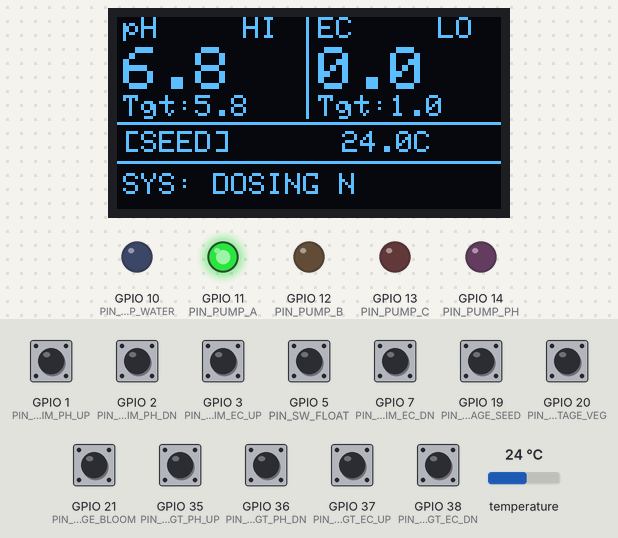
Simulated run of this program. Board: ESP32-S3. Shown: 128×64 one-colour display, output pins drawn as LEDs (lit = HIGH). The inputs (shaded band) are chosen by the test bench; at power-on: GPIO 1 (PIN_BTN_SIM_PH_UP), GPIO 2 (PIN_BTN_SIM_PH_DN), GPIO 3 (PIN_BTN_SIM_EC_UP), GPIO 7 (PIN_BTN_SIM_EC_DN), GPIO 19 (PIN_BTN_STAGE_SEED), GPIO 20 (PIN_BTN_STAGE_VEG), GPIO 21 (PIN_BTN_STAGE_BLOOM), GPIO 35 (PIN_BTN_TGT_PH_UP), GPIO 36 (PIN_BTN_TGT_PH_DN), GPIO 37 (PIN_BTN_TGT_EC_UP), GPIO 38 (PIN_BTN_TGT_EC_DN) HIGH, GPIO 5 (PIN_SW_FLOAT) LOW, temperature 24 °C.

Above: at 1.2 s.
1.3 s: GPIO 20 (PIN_BTN_STAGE_VEG) pulled LOW for 0.15 s
At 2.1 s:
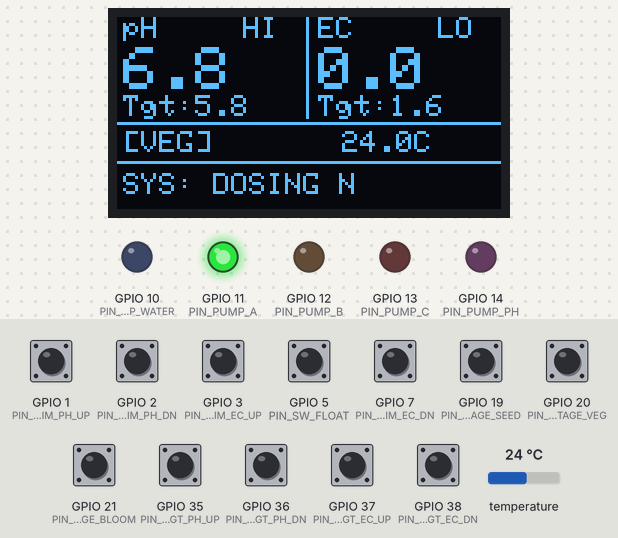
7.5 s: GPIO 19 (PIN_BTN_STAGE_SEED) pulled LOW for 0.15 s
At 9.5 s:
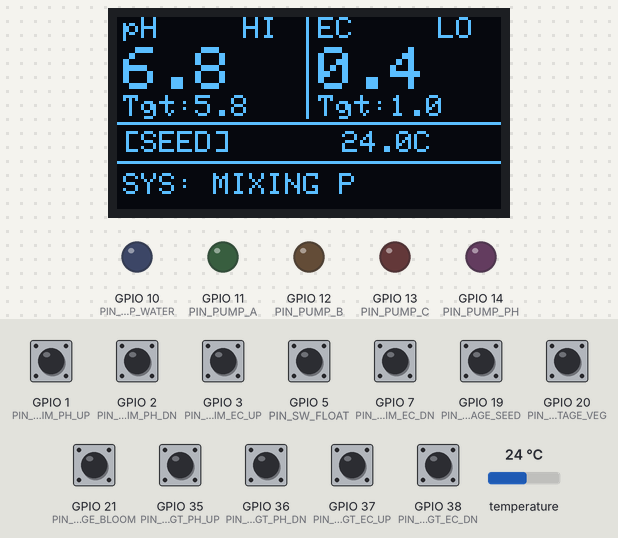
12.5 s: GPIO 21 (PIN_BTN_STAGE_BLOOM) pulled LOW for 0.15 s
At 13.0 s:
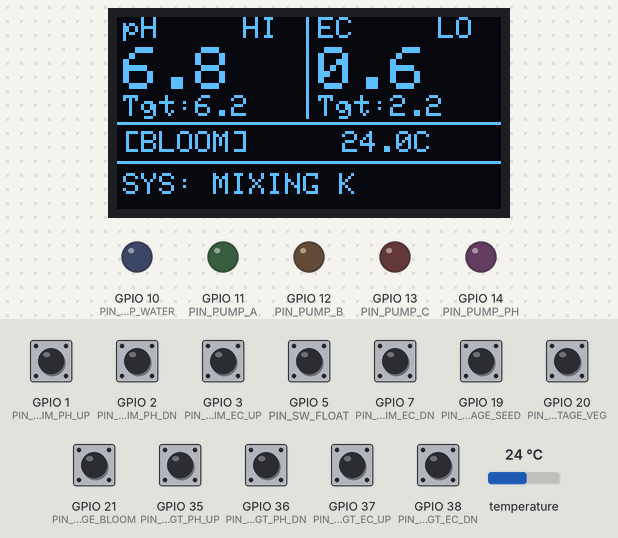
16.5 s: GPIO 19 (PIN_BTN_STAGE_SEED) pulled LOW for 1 s
At 17.8 s:
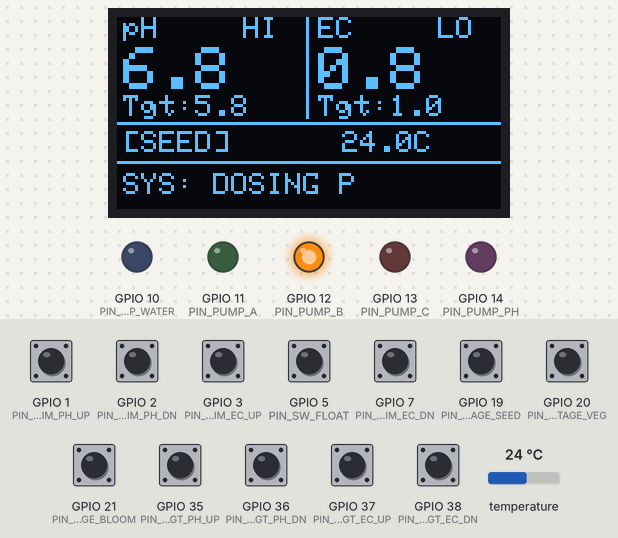
20.0 s: GPIO 7 (PIN_BTN_SIM_EC_DN) pulled LOW for 0.15 s
At 21.3 s:
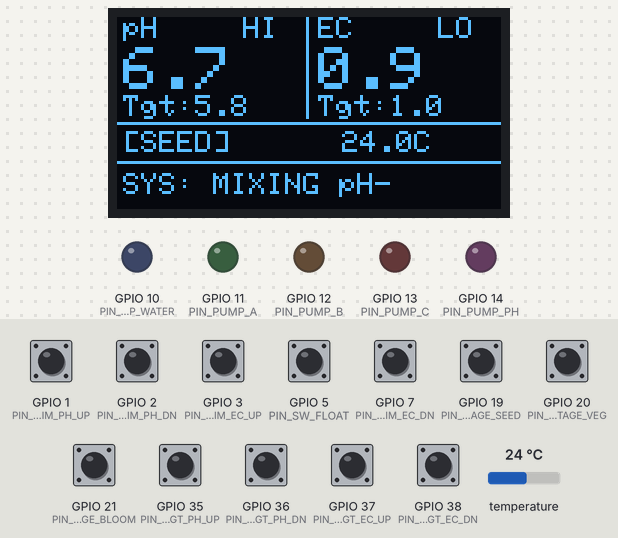
24.5 s: GPIO 3 (PIN_BTN_SIM_EC_UP) pulled LOW for 1 s
At 26.1 s:
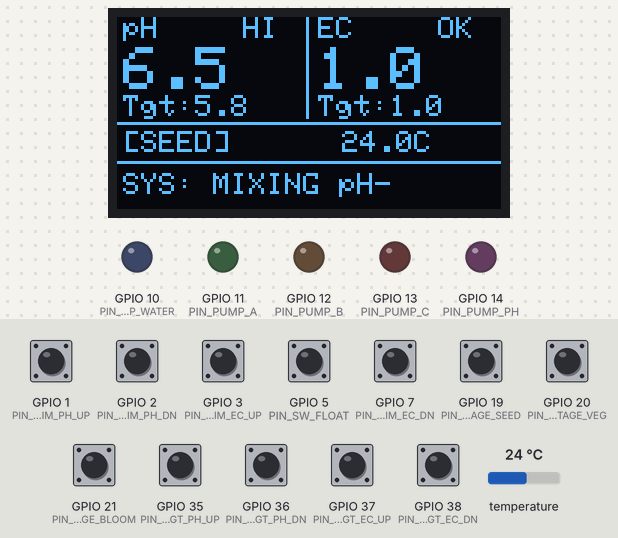
Timing chart, 0 to 44.7 s (numbered marks = the images above; inputs shaded):
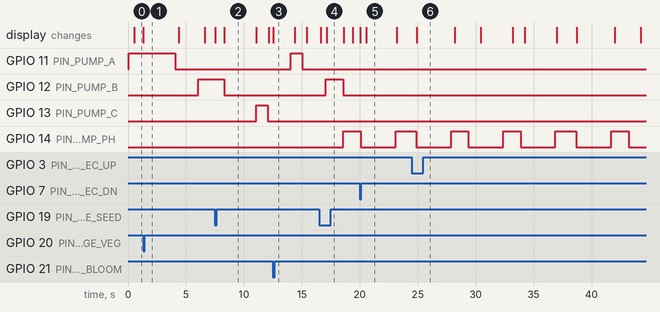

Measured:
- after the input at 1.3 s, GPIO 11 (PIN_PUMP_A): HIGH → LOW after 2.8 s instead of 0.28 s; the display: changes at once (image 1)
- after the input at 7.5 s, the display: first changes at once (image 2 shows a later state)
- after the input at 12.5 s, the display: changes at once (image 3)
- after the input at 16.5 s, GPIO 14 (PIN_PUMP_PH): LOW → HIGH after 2.1 s; the display: first changes after 0.14 s (image 4 shows a later state)
- after the input at 20.0 s, the display: first changes at once (image 5 shows a later state)
- after the input at 24.5 s, the display: first differs from a run without the input after 0.43 s (image 6)
- what the display in image 2 shows lasts 2.8 s, from 8.3 s to 11.1 s

The program:

main.cpp
```cpp
#include <Wire.h>
#include <Adafruit_GFX.h>
#include <Adafruit_SSD1306.h>
#include <OneWire.h>
#include <DallasTemperature.h>

// --- RELAY CONFIGURATION ---
#define PUMP_ON HIGH
#define PUMP_OFF LOW

// --- DISPLAY SETUP ---
#define SCREEN_WIDTH 128
#define SCREEN_HEIGHT 64
Adafruit_SSD1306 display(SCREEN_WIDTH, SCREEN_HEIGHT, &Wire, -1);

// --- PINS ---
#define PIN_PUMP_A 11       // Tank N (Nitrogen focus)
#define PIN_PUMP_B 12       // Tank P (Phosphorus focus)
#define PIN_PUMP_C 13       // Tank K (Potassium focus)
#define PIN_PUMP_PH 14      // pH Down
#define PIN_PUMP_WATER 10   // Water Fill Pump
#define PIN_SW_FLOAT 5      // Float Switch (Wire between GPIO 5 and GND)

#define ONE_WIRE_BUS 4
OneWire oneWire(ONE_WIRE_BUS);
DallasTemperature tempSensor(&oneWire);

// --- FLOAT SWITCH POLARITY ---
// Change these if your physical float switch operates in reverse logic
#define TANK_EMPTY HIGH  // Pin pulled HIGH when water level is LOW (Switch OPEN)
#define TANK_FULL  LOW   // Pin pulled LOW when water level is FULL (Switch CLOSED to GND)

// Button Pins - Target Settings
#define PIN_BTN_TGT_PH_UP 35
#define PIN_BTN_TGT_PH_DN 36
#define PIN_BTN_TGT_EC_UP 37
#define PIN_BTN_TGT_EC_DN 38

// Button Pins - Growth Stages
#define PIN_BTN_STAGE_SEED 19
#define PIN_BTN_STAGE_VEG 20
#define PIN_BTN_STAGE_BLOOM 21

// Button Pins - Simulation Adjustments
#define PIN_BTN_SIM_PH_UP 1
#define PIN_BTN_SIM_PH_DN 2
#define PIN_BTN_SIM_EC_UP 3
#define PIN_BTN_SIM_EC_DN 7

// --- SYSTEM CONFIGURATION ---
#define TESTING_MODE true

#if TESTING_MODE
  const unsigned long MIX_DELAY_NUTRIENT = 2000;   // 2 seconds
  const unsigned long MIX_DELAY_PH       = 3000;   // 3 seconds
  const unsigned long PUMP_PULSE_PH      = 1500;   // 1.5 seconds
#else
  const unsigned long MIX_DELAY_NUTRIENT = 120000; // 2 minutes
  const unsigned long MIX_DELAY_PH       = 180000; // 3 minutes
  const unsigned long PUMP_PULSE_PH      = 250;    // 250ms micro-burst
#endif

// --- STATE MACHINE & STAGE RATIOS ---
enum DosingState { IDLE, DOSE_WATER, DOSE_A, MIX_A, DOSE_B, MIX_B, DOSE_C, MIX_C, DOSE_PH, MIX_PH };
DosingState currentDosingState = IDLE;

enum GrowStage { SEED, VEG, BLOOM };
GrowStage currentStage = SEED;

unsigned long durA = 1500; // Tank N duration
unsigned long durB = 1500; // Tank P duration
unsigned long durC = 1000; // Tank K duration

float targetpH = 5.8, targetEC = 1.0;
float currentpH = 6.8, currentEC = 0.0, currentTemp = 24.0;

unsigned long dosingTimer = 0, mixTimer = 0, lastTempRead = 0, lastDisplayUpdate = 0;
int dosingAttempts = 0;
const int MAX_DOSING_ATTEMPTS = 10;
bool dosingError = false;
bool forceDisplayUpdate = false;

// Function Prototypes
void processInputs();
void processSequentialDosing();
void updateDisplay();
void turnOffAllPumps();
void setStageParameters(GrowStage stage);

void setup() {
  Serial.begin(115200);

  const int pumpPins[] = {PIN_PUMP_A, PIN_PUMP_B, PIN_PUMP_C, PIN_PUMP_PH, PIN_PUMP_WATER};
  for (int pin : pumpPins) {
    pinMode(pin, OUTPUT);
    digitalWrite(pin, PUMP_OFF);
  }

  pinMode(PIN_SW_FLOAT, INPUT_PULLUP);

  const int inputPins[] = {
    PIN_BTN_TGT_PH_UP, PIN_BTN_TGT_PH_DN, PIN_BTN_TGT_EC_UP, PIN_BTN_TGT_EC_DN,
    PIN_BTN_STAGE_SEED, PIN_BTN_STAGE_VEG, PIN_BTN_STAGE_BLOOM,
    PIN_BTN_SIM_PH_UP, PIN_BTN_SIM_PH_DN, PIN_BTN_SIM_EC_UP, PIN_BTN_SIM_EC_DN
  };

  for (int i = 0; i < 11; i++) {
    pinMode(inputPins[i], INPUT_PULLUP);
  }

  tempSensor.begin();

  if(!display.begin(SSD1306_SWITCHCAPVCC, 0x3C)) {
    Serial.println(F("SSD1306 allocation failed"));
    for(;;);
  }

  setStageParameters(SEED);
  display.clearDisplay();
  display.display();
}

void loop() {
  processInputs();
  processSequentialDosing();

  if (millis() - lastDisplayUpdate > 500 || forceDisplayUpdate) {
    updateDisplay();
    lastDisplayUpdate = millis();
    forceDisplayUpdate = false;
  }
}

void setStageParameters(GrowStage stage) {
  currentStage = stage;
  switch (stage) {
    case SEED:
      targetEC = 1.0;
      targetpH = 5.8;
      durA = 1500;
      durB = 1500;
      durC = 1000;
      break;

    case VEG:
      targetEC = 1.6;
      targetpH = 5.8;
      durA = 4000;
      durB = 2000;
      durC = 2000;
      break;

    case BLOOM:
      targetEC = 2.2;
      targetpH = 6.2;
      durA = 1000;
      durB = 4000;
      durC = 3500;
      break;
  }
}

void turnOffAllPumps() {
  digitalWrite(PIN_PUMP_A, PUMP_OFF);
  digitalWrite(PIN_PUMP_B, PUMP_OFF);
  digitalWrite(PIN_PUMP_C, PUMP_OFF);
  digitalWrite(PIN_PUMP_PH, PUMP_OFF);
  digitalWrite(PIN_PUMP_WATER, PUMP_OFF);
}

void processInputs() {
  static bool lastStates[11] = {HIGH, HIGH, HIGH, HIGH, HIGH, HIGH, HIGH, HIGH, HIGH, HIGH, HIGH};
  static unsigned long lastPressTime[11] = {0};

  const int pins[11] = {
    PIN_BTN_TGT_PH_UP, PIN_BTN_TGT_PH_DN, PIN_BTN_TGT_EC_UP, PIN_BTN_TGT_EC_DN,
    PIN_BTN_STAGE_SEED, PIN_BTN_STAGE_VEG, PIN_BTN_STAGE_BLOOM,
    PIN_BTN_SIM_PH_UP, PIN_BTN_SIM_PH_DN, PIN_BTN_SIM_EC_UP, PIN_BTN_SIM_EC_DN
  };

  for (int i = 0; i < 11; i++) {
    bool currentState = digitalRead(pins[i]);

    if (currentState == LOW && lastStates[i] == HIGH) {
      if (millis() - lastPressTime[i] > 200) {
        lastPressTime[i] = millis();
        forceDisplayUpdate = true;
        dosingError = false;
        dosingAttempts = 0;

        switch(i) {
          case 0: targetpH += 0.05; break;
          case 1: targetpH -= 0.05; break;
          case 2: targetEC += 0.05; break;
          case 3: targetEC -= 0.05; break;
          case 4: setStageParameters(SEED); break;
          case 5: setStageParameters(VEG);  break;
          case 6: setStageParameters(BLOOM); break;
          case 7: currentpH += 0.05; break;
          case 8: currentpH -= 0.05; break;
          case 9: currentEC += 0.05; break;
          case 10: currentEC -= 0.05; break;
        }
      }
    }
    lastStates[i] = currentState;
  }

  if (millis() - lastTempRead >= 2000) {
    float tempC = tempSensor.getTempCByIndex(0);
    if (tempC > -50.0) currentTemp = tempC;
    tempSensor.requestTemperatures();
    lastTempRead = millis();
  }
}

void processSequentialDosing() {
  if (dosingError) {
    turnOffAllPumps();
    currentDosingState = IDLE;
    return;
  }

  if (currentDosingState != IDLE && currentDosingState != DOSE_WATER) {
    bool shouldAbort = false;
    if ((currentDosingState == MIX_A || currentDosingState == MIX_B || currentDosingState == MIX_C) && (currentEC >= targetEC)) {
      shouldAbort = true;
    }
    if ((currentDosingState == DOSE_PH || currentDosingState == MIX_PH) && (currentpH <= targetpH)) {
      shouldAbort = true;
    }
    if (shouldAbort) {
      turnOffAllPumps();
      currentDosingState = IDLE;
      dosingAttempts = 0;
      forceDisplayUpdate = true;
      return;
    }
  }

  const float PH_DEADBAND = 0.20;
  const float EC_DEADBAND = 0.15;

  switch (currentDosingState) {
    case IDLE:
      // Trigger water filling if float switch detects empty tank
      if (digitalRead(PIN_SW_FLOAT) == TANK_EMPTY) {
        currentDosingState = DOSE_WATER;
      }
      else if (currentEC < (targetEC - EC_DEADBAND)) {
        if (dosingAttempts >= MAX_DOSING_ATTEMPTS) {
          dosingError = true;
        } else {
          currentDosingState = DOSE_A;
          dosingTimer = millis();
          dosingAttempts++;
        }
      }
      else if (currentpH > (targetpH + PH_DEADBAND)) {
        if (dosingAttempts >= MAX_DOSING_ATTEMPTS) {
          dosingError = true;
        } else {
          currentDosingState = DOSE_PH;
          dosingTimer = millis();
          dosingAttempts++;
        }
      }
      else {
        dosingAttempts = 0;
      }
      break;

    case DOSE_WATER:
      digitalWrite(PIN_PUMP_WATER, PUMP_ON);
      // Stop filling as soon as tank reaches full level
      if (digitalRead(PIN_SW_FLOAT) == TANK_FULL) {
        digitalWrite(PIN_PUMP_WATER, PUMP_OFF);
        currentDosingState = IDLE;
      }
      break;

    case DOSE_A:
      digitalWrite(PIN_PUMP_A, PUMP_ON);
      if (millis() - dosingTimer >= durA) {
        digitalWrite(PIN_PUMP_A, PUMP_OFF);
        currentEC += 0.2;
        mixTimer = millis();
        currentDosingState = MIX_A;
      }
      break;

    case MIX_A:
      if (millis() - mixTimer >= MIX_DELAY_NUTRIENT) {
        currentDosingState = DOSE_B;
        dosingTimer = millis();
      }
      break;

    case DOSE_B:
      digitalWrite(PIN_PUMP_B, PUMP_ON);
      if (millis() - dosingTimer >= durB) {
        digitalWrite(PIN_PUMP_B, PUMP_OFF);
        currentEC += 0.2;
        mixTimer = millis();
        currentDosingState = MIX_B;
      }
      break;

    case MIX_B:
      if (millis() - mixTimer >= MIX_DELAY_NUTRIENT) {
        currentDosingState = DOSE_C;
        dosingTimer = millis();
      }
      break;

    case DOSE_C:
      digitalWrite(PIN_PUMP_C, PUMP_ON);
      if (millis() - dosingTimer >= durC) {
        digitalWrite(PIN_PUMP_C, PUMP_OFF);
        currentEC += 0.2;
        mixTimer = millis();
        currentDosingState = MIX_C;
      }
      break;

    case MIX_C:
      if (millis() - mixTimer >= MIX_DELAY_NUTRIENT) {
        currentDosingState = IDLE;
      }
      break;

    case DOSE_PH:
      digitalWrite(PIN_PUMP_PH, PUMP_ON);
      if (millis() - dosingTimer >= PUMP_PULSE_PH) {
        digitalWrite(PIN_PUMP_PH, PUMP_OFF);
        currentpH -= 0.15;
        mixTimer = millis();
        currentDosingState = MIX_PH;
      }
      break;

    case MIX_PH:
      if (millis() - mixTimer >= MIX_DELAY_PH) {
        currentDosingState = IDLE;
      }
      break;
  }
}

void updateDisplay() {
  display.clearDisplay();
  display.setTextColor(SSD1306_WHITE);

  // --- VERTICAL SPLIT (pH vs EC) ---
  display.drawFastVLine(63, 0, 34, SSD1306_WHITE);

  // ================= LEFT BOX: pH =================
  display.setTextSize(1);
  display.setCursor(2, 0);
  display.print("pH");

  display.setCursor(42, 0);
  if (currentpH > targetpH + 0.05) display.print("HI");
  else if (currentpH < targetpH - 0.05) display.print("LO");
  else display.print("OK");

  display.setTextSize(2);
  display.setCursor(2, 10);
  display.print(currentpH, 1);

  display.setTextSize(1);
  display.setCursor(2, 26);
  display.print("Tgt:"); display.print(targetpH, 1);

  // ================= RIGHT BOX: EC =================
  display.setTextSize(1);
  display.setCursor(67, 0);
  display.print("EC");

  display.setCursor(107, 0);
  if (currentEC > targetEC + 0.05) display.print("HI");
  else if (currentEC < targetEC - 0.05) display.print("LO");
  else display.print("OK");

  display.setTextSize(2);
  display.setCursor(67, 10);
  display.print(currentEC, 1);

  display.setTextSize(1);
  display.setCursor(67, 26);
  display.print("Tgt:"); display.print(targetEC, 1);

  // --- DIVIDER LINE 1 (Above Stage) ---
  display.drawFastHLine(0, 35, 128, SSD1306_WHITE);

  // ================= STAGE & TEMP ROW =================
  display.setTextSize(1);
  display.setCursor(2, 38);
  if (currentStage == SEED) display.print("[SEED]");
  else if (currentStage == VEG) display.print("[VEG]");
  else display.print("[BLOOM]");

  display.setCursor(75, 38);
  display.print(currentTemp, 1);
  display.print("C");

  // --- DIVIDER LINE 2 (Above SYS Status) ---
  display.drawFastHLine(0, 48, 128, SSD1306_WHITE);

  // ================= BOTTOM FOOTER: SYS STATUS =================
  display.setCursor(2, 52);
  if (dosingError) {
    display.print("ERR: LOCKOUT!");
  } else {
    display.print("SYS: ");
    switch (currentDosingState) {
      case IDLE:       display.print("MONITORING"); break;
      case DOSE_WATER: display.print("FILLING TANK"); break;
      case DOSE_A:     display.print("DOSING N"); break;
      case MIX_A:      display.print("MIXING N"); break;
      case DOSE_B:     display.print("DOSING P"); break;
      case MIX_B:      display.print("MIXING P"); break;
      case DOSE_C:     display.print("DOSING K"); break;
      case MIX_C:      display.print("MIXING K"); break;
      case DOSE_PH:    display.print("DOSING pH-"); break;
      case MIX_PH:     display.print("MIXING pH-"); break;
    }
  }

  display.display();
}
```
